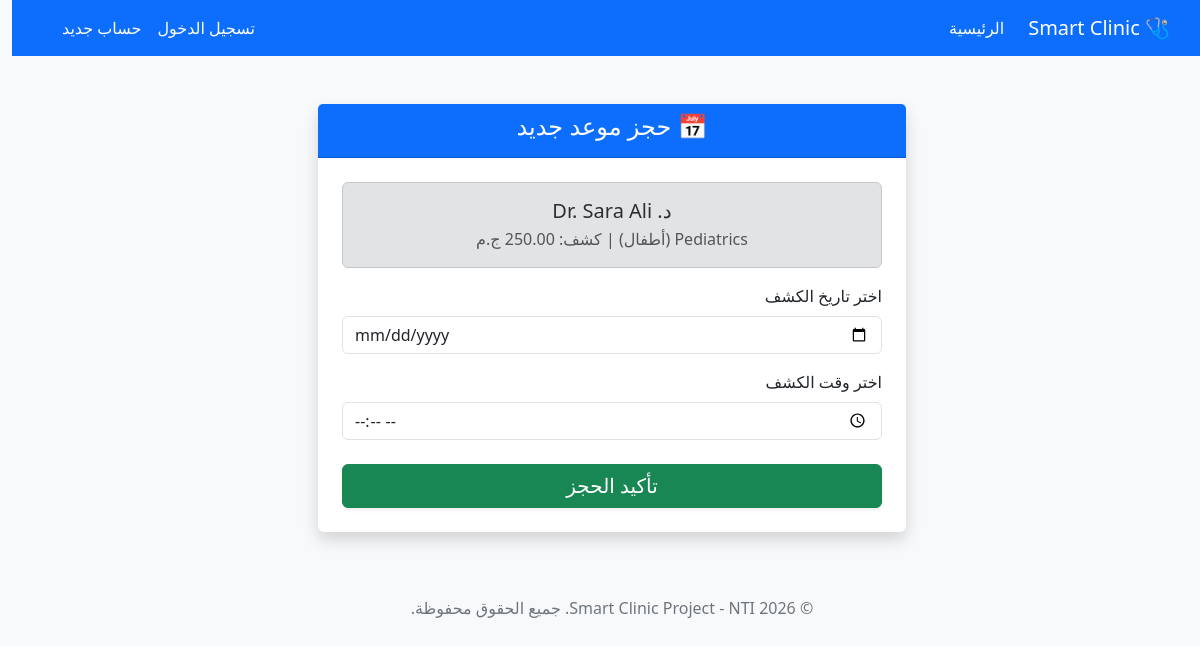
The app's page /book.php?doctor_id=2 (signed in) with its own data.
### tables this page shows
CREATE TABLE `doctors` (
  `id` int(11) NOT NULL,
  `doctor_name` varchar(100) NOT NULL,
  `specialty` varchar(100) NOT NULL,
  `image_url` varchar(255) DEFAULT NULL,
  `consultation_fee` decimal(10,2) NOT NULL
);

### book.php (the view, shortened to what this page needs)
<?php
global $connection;
$doctor_id = $_GET['doctor_id'] ?? 0;
$doc_query = "SELECT * FROM `doctors` WHERE id = '$doctor_id'";
$doc_result = mysqli_query($connection, $doc_query);
$doctor = mysqli_fetch_assoc($doc_result);
require 'includes/header.php';
?>
<div class="row justify-content-center mt-5">
    <div class="col-md-6">
        <div class="card shadow border-0">
            <div class="card-header bg-primary text-white text-center">
                <h4>📅 حجز موعد جديد</h4>
            </div>
            <div class="card-body p-4">
                <div class="alert alert-secondary text-center">
                    <h5 class="mb-1">د. <?= $doctor['doctor_name']; ?></h5>
                    <p class="mb-0 text-muted"><?= $doctor['specialty']; ?> | كشف: <?= $doctor['consultation_fee']; ?> ج.م</p>
                </div>
                <form method="POST" action="book.php?doctor_id=<?= $doctor_id; ?>">
                    <div class="mb-3">
                        <label class="form-label">اختر تاريخ الكشف</label>
                        <input type="date" name="appointment_date" class="form-control" required>
                    </div>
                    <div class="mb-4">
                        <label class="form-label">اختر وقت الكشف</label>
                        <input type="time" name="appointment_time" class="form-control" required>
                    </div>
                    <button type="submit" class="btn btn-success w-100 fs-5 shadow-sm">تأكيد الحجز</button>
                </form>
            </div>
        </div>
    </div>
</div>
<?php require 'includes/footer.php'; ?>

### includes/header.php (style rules this page uses)
body { font-family: 'Segoe UI', Tahoma, Geneva, Verdana, sans-serif; background-color: #f8f9fa; }

### records on screen
doctors: doctor_name "Dr. Sara Ali", specialty "Pediatrics (أطفال)", consultation_fee "250.00"
